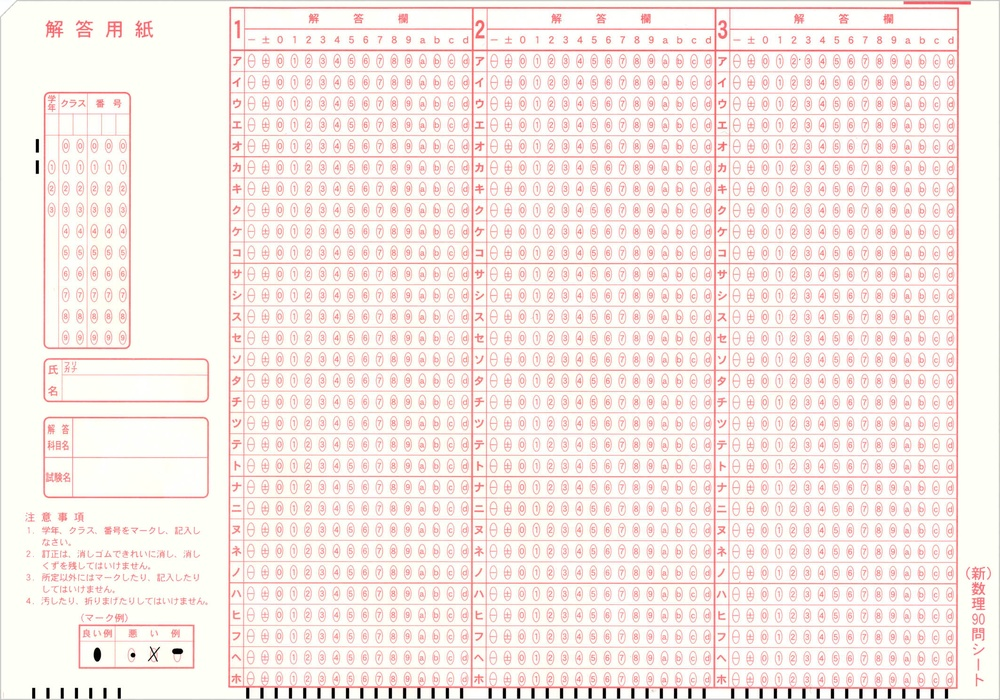
#> input picture base2.jpg, 1000 x 700 px, shrunk from 2126 x 1488 before the run
$ python app.py
#> lines starting #> are read from the running program, lines starting #| are printed output that depends on the picture; after the words box and inside, x2 and y2 are one past the last pixel; in counts of white or black regions, pixels touching at a corner belong together
import cv2
import numpy as np
from PIL import Image

# 楕円検出
def detect_ellipses(image_path, min_size, max_size):
    # 画像を読み込む
#> called with image_path = 'base2.jpg', min_size = 0, max_size = 1000
    image = cv2.imread(image_path)
#> image is the input picture: shape (700, 1000, 3); mean B, G, R 232.8, 236.7, 247.6

    hsv = cv2.cvtColor(image, cv2.COLOR_BGR2HSV)
#> hsv: shape (700, 1000, 3); mean H, S, V 38.9, 16.8, 248.1

# 色の範囲を定義
    lower_color1 = np.array([0, 50, 50])
    upper_color1 = np.array([10, 255, 255])
    lower_color2 = np.array([170, 50, 50])
    upper_color2 = np.array([180, 255, 255])

# 二値化準備
    mask1 = cv2.inRange(hsv, lower_color1, upper_color1)
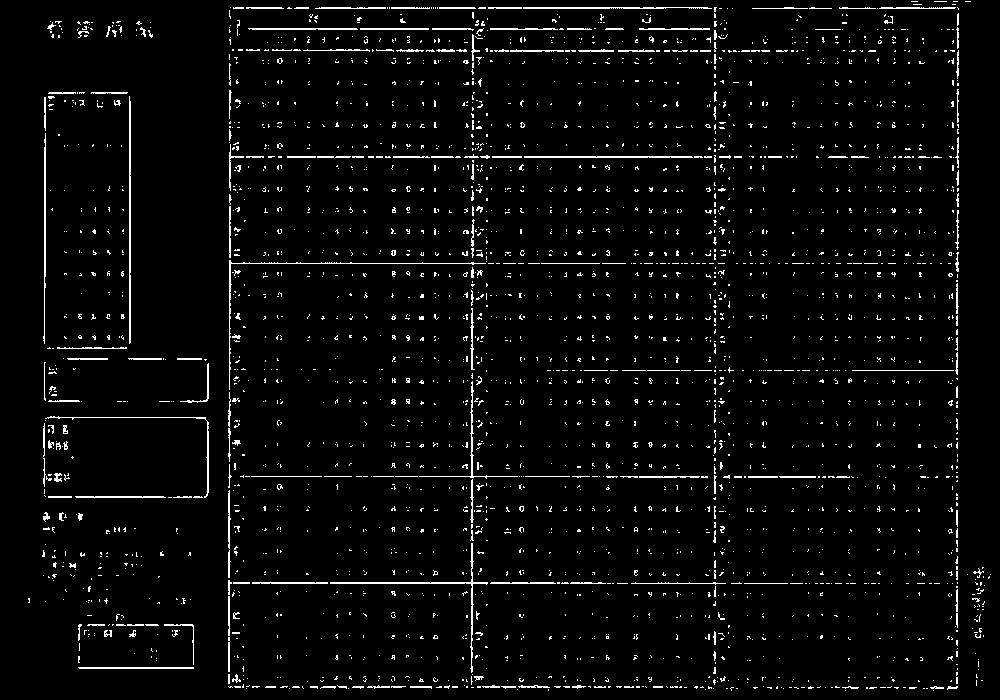
#> mask1: shape (700, 1000); 3.5% white in thin lines or dots
    mask2 = cv2.inRange(hsv, lower_color2, upper_color2)
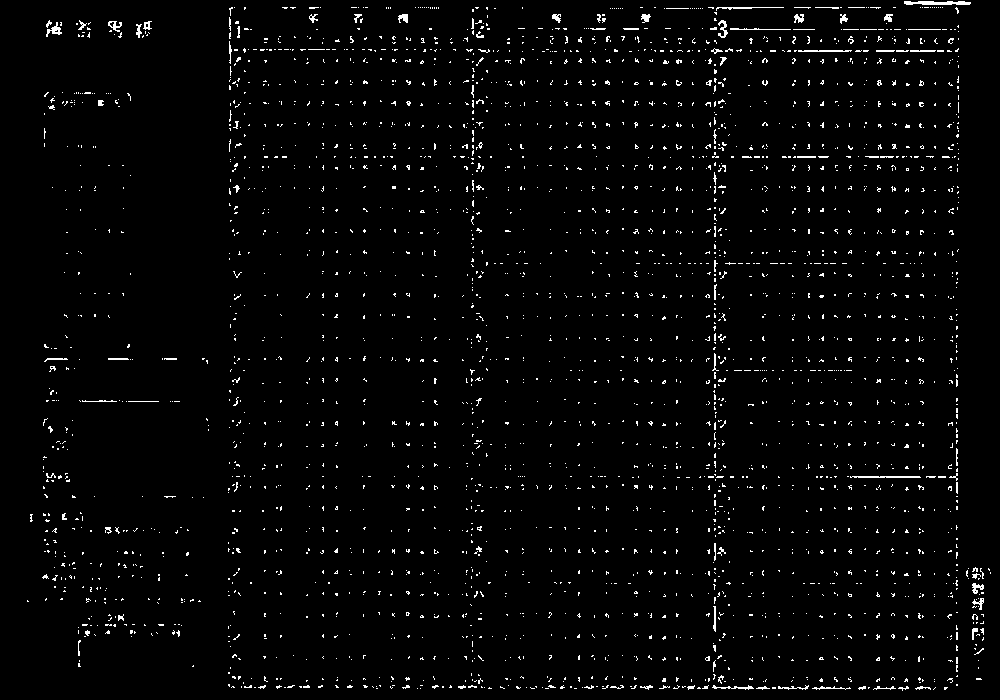
#> mask2: shape (700, 1000); 2.4% white in thin lines or dots
    mask = cv2.bitwise_or(mask1, mask2)
#> mask: shape (700, 1000); 5.9% white in thin lines or dots

# 二値化
    result = cv2.bitwise_and(image, image, mask=mask)
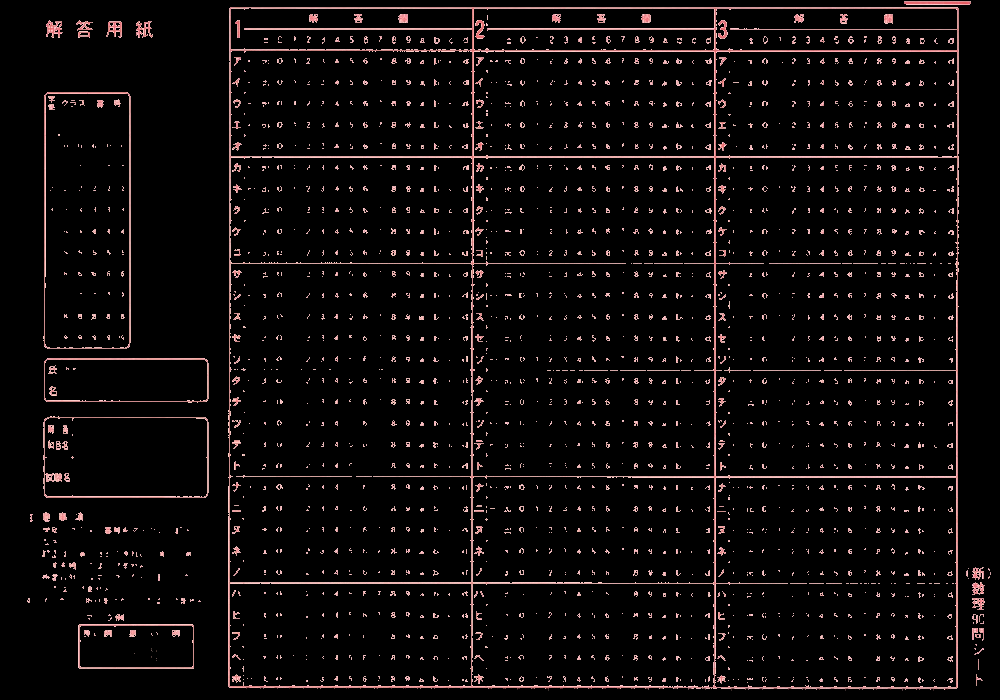
#> result: shape (700, 1000, 3); mean B, G, R 9.9, 9.8, 13.3

    # グレイスケール化
    gray = cv2.cvtColor(image, cv2.COLOR_BGR2GRAY)

    # ガウシアンブラー
    blurred = cv2.GaussianBlur(gray, (5, 5), 0)

    # エッジ検出
    edges = cv2.Canny(result, 50, 150)
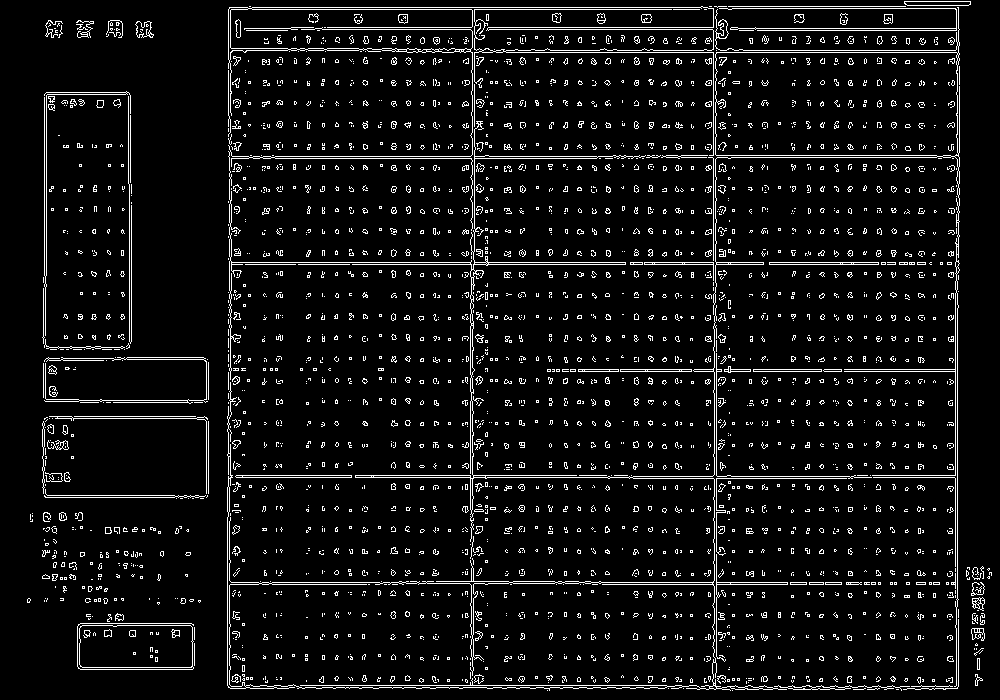
#> edges: shape (700, 1000); 6.6% white in thin lines or dots

    # 輪郭検出
    contours, _ = cv2.findContours(edges, cv2.RETR_EXTERNAL, cv2.CHAIN_APPROX_SIMPLE)
#> contours = 2428 contours, 2310 with area under 20; largest, box (x1, y1, x2, y2) and area: (227, 6, 787, 691) 52964, (713, 7, 960, 687) 25346, (77, 623, 194, 670) 4730, (904, 1, 971, 6) 260, (235, 475, 352, 478) 231

    ellipses = []
    for contour in contours:
        if len(contour) >= 5:  # 楕円フィッティングinit
            ellipse = cv2.fitEllipse(contour)
            if ellipse[1][0] > 0 and ellipse[1][1] > 0:  # 楕円の幅と高さが正の値
                cv2.ellipse(image, ellipse, (0, 255, 0), 2)
#> this loop made 2428 passes
#> ellipse on passes 4, 5, 8, 9, 12, 14, 16, 17, 19, 20, 26, 27: ((875.5, 688.5), (0, 1), 0), ((863.7, 688.1), (0.274, 0.624), 0), ((934.7, 685.5), (0, 1), 0), ((843.5, 687), (4.51, 122.5), 90.5), ((792, 680.5), (2.12, 3), 0), ((947, 680), (2.15, 3.44), 94.97), ((922.5, 678.8), (1, 30.69), 180), ((808.1, 680), (2.3, 2.85), 13.86), ((905.7, 679.4), (2.82, 3.83), 38.64), ((820.7, 679.7), (3.64, 4.3), 45), ((950.5, 679.7), (4.84, 6.94), 75.45), ((919, 679.7), (3.89, 6), 179)
#> contour on passes 1, 2, 3, 6, 7, 10: [[732, 690]], [[547, 690]], [[896, 689], [898, 689]], [[683, 688]], [[668, 688]], [[748, 682]]
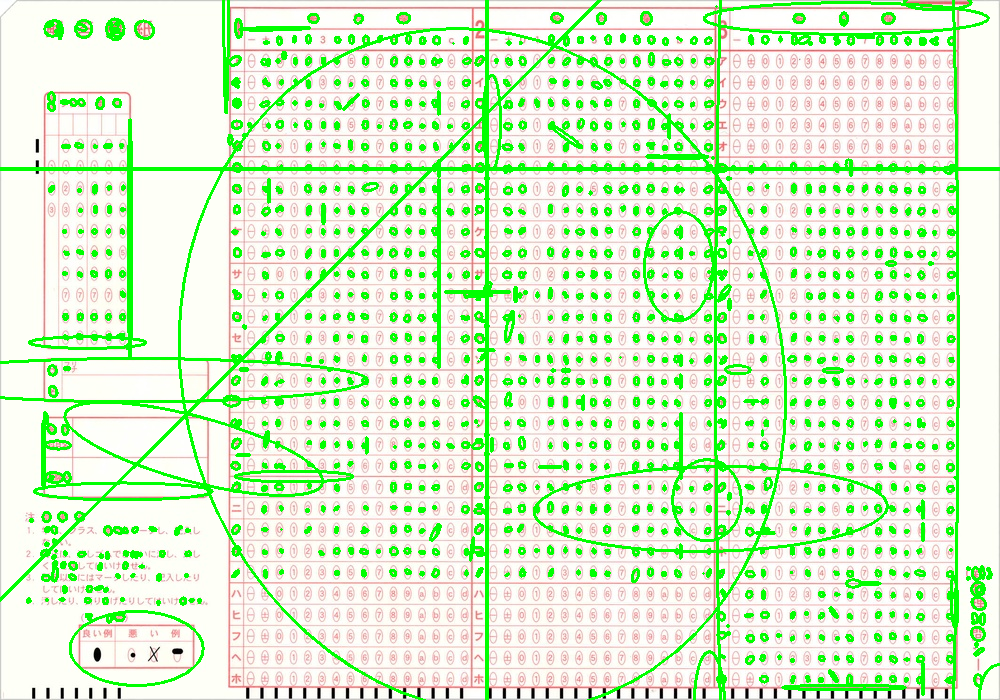
#> image: shape (700, 1000, 3); 13.16% of pixels changed, all inside (x1, y1, x2, y2) = (0, 0, 1000, 700)

    return ellipses, image

# レイヤー作成
def create_layer(image, ellipses):
    layer = np.zeros_like(image)

    for ellipse in ellipses:
        cv2.ellipse(layer, ellipse, (255, 255, 255), -1)

    return layer

# 変化を検出
def detect_changes(image1, image2, layer):
    # レイヤーを適用
    masked_image1 = cv2.bitwise_and(image1, layer)
    masked_image2 = cv2.bitwise_and(image2, layer)

    # 差分を計算
    diff = cv2.absdiff(masked_image1, masked_image2)
    diff_gray = cv2.cvtColor(diff, cv2.COLOR_BGR2GRAY)
    _, diff_thresh = cv2.threshold(diff_gray, 30, 255, cv2.THRESH_BINARY)

    return diff_thresh

# メイン処理
def main():
    image1_path = 'base2.jpg'
    image2_path = 'test2.png'

    # 楕円検出のサイズ範囲を指定（ピクセル単位）
    min_size = 0  # 最小サイズ
    max_size = 1000  # 最大サイズ

    # 楕円検出
    ellipses, image1 = detect_ellipses(image1_path, min_size, max_size)
#> ellipses = []

    # 検出された楕円を描画した画像を保存
    detected_image = image1.copy()
    for ellipse in ellipses:
        cv2.ellipse(detected_image, ellipse, (0, 255, 0), 2)  # 緑色で楕円を描画
#> this loop made 0 passes
    cv2.imwrite('detected_objects.png', detected_image)
    print(f"検出された楕円を 'detected_objects.png' として保存しました。")

    # レイヤー作成
    layer = create_layer(image1, ellipses)
#> after the loop in create_layer, `for ellipse in ellipses:`: layer: shape (700, 1000, 3); every value is 0

    # 2つ目の画像を読み込む
    image2 = cv2.imread(image2_path)
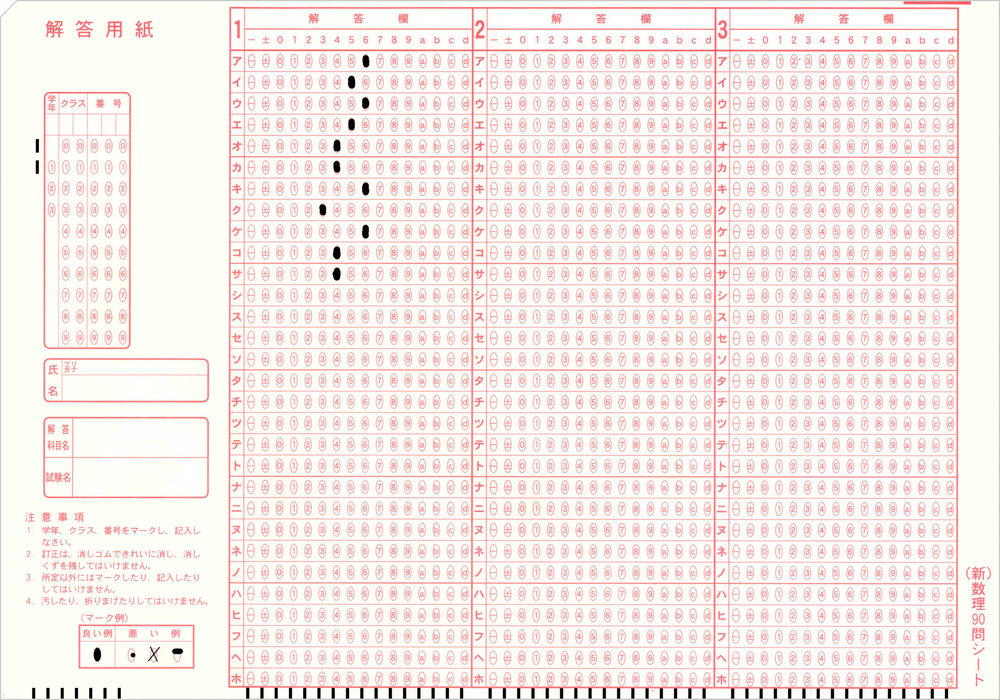
#> input picture test2.png, 1000 x 700 px, shrunk from 2126 x 1488 before the run
#> image2 is the input picture: shape (700, 1000, 3); mean B, G, R 232.7, 236.6, 249.6

    # 変化検出
    changes = detect_changes(image1, image2, layer)
#> in detect_changes, `diff_gray = cv2.cvtColor(diff, cv2.COLOR_BGR2GRAY)`: diff_gray: shape (700, 1000); every value is 0

    # 結果を保存
    cv2.imwrite('changes.png', changes)
    print(f"サイズ範囲 {min_size} から {max_size} の楕円を検出し、変化を 'changes.png' として保存しました。")

if __name__ == "__main__":
    main()
